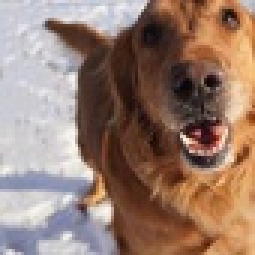
#> input picture src_images/dog01.jpg, 85 x 85 px, shrunk from 216 x 217 before the run (shown 3 times larger)
$ python main.py
#> lines starting #> are read from the running program, lines starting #| are printed output that depends on the picture
from PIL import Image

# [66 lines left out: functions nearest_neighbour_, nearest_neightbour, simple_bilinear_interpolation_, simple_bilinear_interpolation, not called in this run]


def bilinear_interpolation_(source_image,target_image,point):
    """
    :param source_image: input image
    :param target_image: output image which is zoomed out by method
    :param point:
    :return:
    """
    src_width,src_height=source_image.size
    target_width,target_height=target_image.size
    x_target,y_target=point

    # calculate the corresponding position of target image to source image
    x_src=int((x_target+0.5)*src_width/target_width-0.5)
    y_src=int((y_target+0.5)*src_height/target_height-0.5)
    x1_src, y1_src = x_src,y_src
    if x1_src>=src_width-2:
        x1_src=src_width-2
    if y1_src>=src_height-2:
        y1_src=src_height-2
    x2_src, y2_src = x1_src + 1, y1_src + 1

    p11=source_image.getpixel((x1_src,y1_src))
    p12=source_image.getpixel((x1_src,y2_src))
    p21=source_image.getpixel((x2_src,y1_src))
    p22=source_image.getpixel((x2_src,y2_src))

    r = p11[0]*(x2_src-x_src)*(y2_src-y_src)+p21[0]*(x_src-x1_src)*(y2_src-y_src)+p12[0]*(x2_src-x_src)*(y_src-y1_src)+p22[0]*(x_src-x1_src)*(y_src-y1_src)
    g = p11[1]*(x2_src - x_src)*(y2_src - y_src) + p21[1]*(x_src - x1_src)*(y2_src - y_src) + p12[1]*(
        x2_src - x_src)*(y_src - y1_src) + p22[1]*(x_src - x1_src)*(y_src - y1_src)
    b = p11[2]*(x2_src - x_src)*(y2_src - y_src) + p21[2]*(x_src - x1_src)*(y2_src - y_src) + p12[2]*(
        x2_src - x_src)*(y_src - y1_src) + p22[2]*(x_src - x1_src)*(y_src - y1_src)
    return (int(r),int(g),int(b))

def bilinear_interpolation(src_image,target_image):
    target_width,target_height=target_image.size
    for x in range(target_width):
        for y in range(target_height):
            target_pixel=bilinear_interpolation_(src_image,target_image,(x,y))
            target_image.putpixel(xy=(x,y),value=target_pixel)
    return target_image

def zoom_out_images(src_images,target_image_size,method="nearest_neighbour"):
    target_image=Image.new(mode='RGB',size=target_image_size,color=0)
    assert method in ("nearest_neighbour","simple_bilinear_interpolation","bilinear_interpolation"), "nearest_neighbour, simple_bilinear_interpolation or bilinear_interpolation"
    if method=="nearest_neighbour":
        nearest_neightbour(src_images,target_image)
    if method=="simple_bilinear_interpolation":
        simple_bilinear_interpolation(src_images,target_image)
    if method=="bilinear_interpolation":
        bilinear_interpolation(src_images,target_image)
    return target_image


if __name__ == '__main__':
    img=Image.open('src_images/dog01.jpg')
#> img is the input picture: PIL image 85x85 RGB; mean R, G, B 151.3, 124.5, 111.4
    target_img=zoom_out_images(src_images=img,
                    target_image_size=(int(img.width*3),int(img.height*3)),
                               method="bilinear_interpolation")
#> in zoom_out_images, `target_image=Image.new(mode='RGB',size=target_image_size,color=0)`: target_image: PIL image 255x255 RGB; every value is 0
#> the loop in bilinear_interpolation, `for x in range(target_width):` made 255 passes
#> after the loop in bilinear_interpolation, `for x in range(target_width):`:
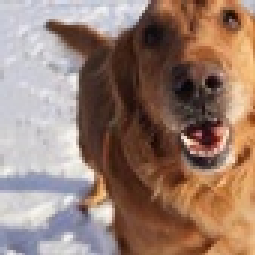
#> target_image: PIL image 255x255 RGB; mean R, G, B 151.3, 124.8, 112
    # path_target_img="./desc_images/dog01_simple_bilinear_interpolation.jpg"
    # path_target_img = "./desc_images/dog01_nearest_neighbour.jpg"
    path_target_img = "./desc_images/dog01_bilinear_interpolation.jpg"
    target_img.save(fp=path_target_img)
    print(target_img.size)
#| (255, 255)
    target_img.show()
